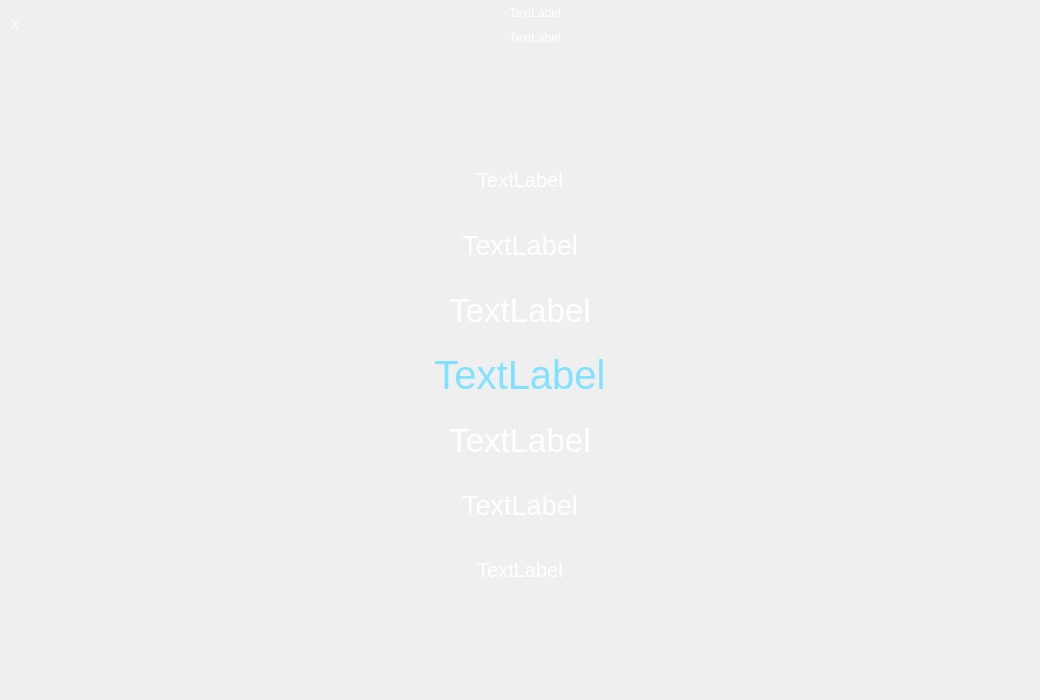
<?xml version="1.0" encoding="UTF-8"?>
<ui version="4.0">
 <class>lrcPage</class>
 <widget class="QWidget" name="lrcPage">
  <property name="geometry">
   <rect>
    <x>0</x>
    <y>0</y>
    <width>1040</width>
    <height>700</height>
   </rect>
  </property>
  <property name="windowTitle">
   <string>Form</string>
  </property>
  <layout class="QHBoxLayout" name="horizontalLayout">
   <property name="spacing">
    <number>0</number>
   </property>
   <property name="leftMargin">
    <number>0</number>
   </property>
   <property name="topMargin">
    <number>0</number>
   </property>
   <property name="rightMargin">
    <number>0</number>
   </property>
   <property name="bottomMargin">
    <number>0</number>
   </property>
   <item>
    <widget class="QWidget" name="lrc_background" native="true">
     <property name="styleSheet">
      <string notr="true">#lrc_background
{
border-image:url(&quot;:/image/bj 2.png&quot;);
}
*
{
color: #FFFFFF;
}</string>
     </property>
     <layout class="QVBoxLayout" name="verticalLayout">
      <property name="spacing">
       <number>0</number>
      </property>
      <property name="leftMargin">
       <number>0</number>
      </property>
      <property name="topMargin">
       <number>0</number>
      </property>
      <property name="rightMargin">
       <number>0</number>
      </property>
      <property name="bottomMargin">
       <number>0</number>
      </property>
      <item>
       <widget class="QWidget" name="lrc_up" native="true">
        <property name="maximumSize">
         <size>
          <width>16777215</width>
          <height>50</height>
         </size>
        </property>
        <layout class="QHBoxLayout" name="horizontalLayout_2">
         <property name="spacing">
          <number>0</number>
         </property>
         <property name="leftMargin">
          <number>0</number>
         </property>
         <property name="topMargin">
          <number>0</number>
         </property>
         <property name="rightMargin">
          <number>0</number>
         </property>
         <property name="bottomMargin">
          <number>0</number>
         </property>
         <item>
          <widget class="QPushButton" name="exit">
           <property name="minimumSize">
            <size>
             <width>30</width>
             <height>50</height>
            </size>
           </property>
           <property name="maximumSize">
            <size>
             <width>30</width>
             <height>50</height>
            </size>
           </property>
           <property name="styleSheet">
            <string notr="true">#exit
{
border:none;
}</string>
           </property>
           <property name="text">
            <string>X</string>
           </property>
          </widget>
         </item>
         <item>
          <widget class="QWidget" name="musicTable" native="true">
           <property name="maximumSize">
            <size>
             <width>16777215</width>
             <height>50</height>
            </size>
           </property>
           <layout class="QVBoxLayout" name="verticalLayout_2">
            <property name="spacing">
             <number>0</number>
            </property>
            <property name="leftMargin">
             <number>0</number>
            </property>
            <property name="topMargin">
             <number>0</number>
            </property>
            <property name="rightMargin">
             <number>0</number>
            </property>
            <property name="bottomMargin">
             <number>0</number>
            </property>
            <item>
             <widget class="QLabel" name="music_name">
              <property name="minimumSize">
               <size>
                <width>0</width>
                <height>25</height>
               </size>
              </property>
              <property name="maximumSize">
               <size>
                <width>16777215</width>
                <height>25</height>
               </size>
              </property>
              <property name="text">
               <string>TextLabel</string>
              </property>
              <property name="alignment">
               <set>Qt::AlignCenter</set>
              </property>
             </widget>
            </item>
            <item>
             <widget class="QLabel" name="music_singer">
              <property name="minimumSize">
               <size>
                <width>0</width>
                <height>25</height>
               </size>
              </property>
              <property name="maximumSize">
               <size>
                <width>16777215</width>
                <height>25</height>
               </size>
              </property>
              <property name="text">
               <string>TextLabel</string>
              </property>
              <property name="alignment">
               <set>Qt::AlignCenter</set>
              </property>
             </widget>
            </item>
           </layout>
          </widget>
         </item>
        </layout>
       </widget>
      </item>
      <item>
       <widget class="QWidget" name="lrc_down" native="true">
        <layout class="QVBoxLayout" name="verticalLayout_3">
         <property name="spacing">
          <number>15</number>
         </property>
         <property name="leftMargin">
          <number>0</number>
         </property>
         <property name="topMargin">
          <number>0</number>
         </property>
         <property name="rightMargin">
          <number>0</number>
         </property>
         <property name="bottomMargin">
          <number>0</number>
         </property>
         <item>
          <spacer name="verticalSpacer">
           <property name="orientation">
            <enum>Qt::Vertical</enum>
           </property>
           <property name="sizeHint" stdset="0">
            <size>
             <width>20</width>
             <height>87</height>
            </size>
           </property>
          </spacer>
         </item>
         <item>
          <widget class="QLabel" name="line1">
           <property name="minimumSize">
            <size>
             <width>0</width>
             <height>50</height>
            </size>
           </property>
           <property name="maximumSize">
            <size>
             <width>16777215</width>
             <height>50</height>
            </size>
           </property>
           <property name="font">
            <font>
             <pointsize>15</pointsize>
            </font>
           </property>
           <property name="text">
            <string>TextLabel</string>
           </property>
           <property name="alignment">
            <set>Qt::AlignCenter</set>
           </property>
          </widget>
         </item>
         <item>
          <widget class="QLabel" name="line2">
           <property name="minimumSize">
            <size>
             <width>0</width>
             <height>50</height>
            </size>
           </property>
           <property name="maximumSize">
            <size>
             <width>16777215</width>
             <height>50</height>
            </size>
           </property>
           <property name="font">
            <font>
             <pointsize>20</pointsize>
            </font>
           </property>
           <property name="text">
            <string>TextLabel</string>
           </property>
           <property name="alignment">
            <set>Qt::AlignCenter</set>
           </property>
          </widget>
         </item>
         <item>
          <widget class="QLabel" name="line3">
           <property name="minimumSize">
            <size>
             <width>0</width>
             <height>50</height>
            </size>
           </property>
           <property name="maximumSize">
            <size>
             <width>16777215</width>
             <height>50</height>
            </size>
           </property>
           <property name="font">
            <font>
             <pointsize>25</pointsize>
            </font>
           </property>
           <property name="text">
            <string>TextLabel</string>
           </property>
           <property name="alignment">
            <set>Qt::AlignCenter</set>
           </property>
          </widget>
         </item>
         <item>
          <widget class="QLabel" name="line4">
           <property name="minimumSize">
            <size>
             <width>0</width>
             <height>50</height>
            </size>
           </property>
           <property name="maximumSize">
            <size>
             <width>16777215</width>
             <height>50</height>
            </size>
           </property>
           <property name="font">
            <font>
             <pointsize>30</pointsize>
            </font>
           </property>
           <property name="styleSheet">
            <string notr="true">#line4
{
color:rgb(128, 226, 255);
}</string>
           </property>
           <property name="text">
            <string>TextLabel</string>
           </property>
           <property name="alignment">
            <set>Qt::AlignCenter</set>
           </property>
          </widget>
         </item>
         <item>
          <widget class="QLabel" name="line5">
           <property name="minimumSize">
            <size>
             <width>0</width>
             <height>50</height>
            </size>
           </property>
           <property name="maximumSize">
            <size>
             <width>16777215</width>
             <height>50</height>
            </size>
           </property>
           <property name="font">
            <font>
             <pointsize>25</pointsize>
            </font>
           </property>
           <property name="text">
            <string>TextLabel</string>
           </property>
           <property name="alignment">
            <set>Qt::AlignCenter</set>
           </property>
          </widget>
         </item>
         <item>
          <widget class="QLabel" name="line6">
           <property name="minimumSize">
            <size>
             <width>0</width>
             <height>50</height>
            </size>
           </property>
           <property name="maximumSize">
            <size>
             <width>16777215</width>
             <height>50</height>
            </size>
           </property>
           <property name="font">
            <font>
             <pointsize>20</pointsize>
            </font>
           </property>
           <property name="text">
            <string>TextLabel</string>
           </property>
           <property name="alignment">
            <set>Qt::AlignCenter</set>
           </property>
          </widget>
         </item>
         <item>
          <widget class="QLabel" name="line7">
           <property name="minimumSize">
            <size>
             <width>0</width>
             <height>50</height>
            </size>
           </property>
           <property name="maximumSize">
            <size>
             <width>16777215</width>
             <height>50</height>
            </size>
           </property>
           <property name="font">
            <font>
             <pointsize>15</pointsize>
            </font>
           </property>
           <property name="text">
            <string>TextLabel</string>
           </property>
           <property name="alignment">
            <set>Qt::AlignCenter</set>
           </property>
          </widget>
         </item>
         <item>
          <spacer name="verticalSpacer_2">
           <property name="orientation">
            <enum>Qt::Vertical</enum>
           </property>
           <property name="sizeHint" stdset="0">
            <size>
             <width>20</width>
             <height>87</height>
            </size>
           </property>
          </spacer>
         </item>
        </layout>
       </widget>
      </item>
     </layout>
    </widget>
   </item>
  </layout>
 </widget>
 <resources/>
 <connections/>
</ui>
